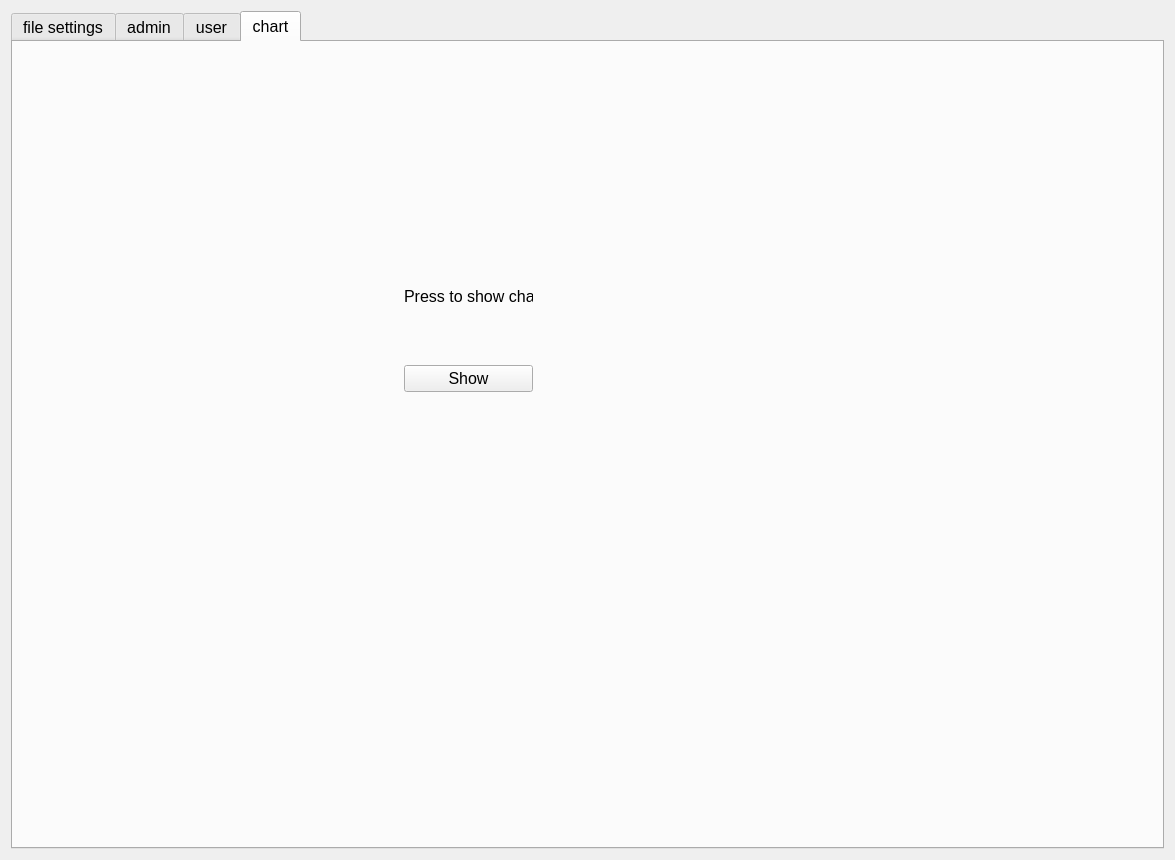
<?xml version="1.0" encoding="UTF-8"?>
<ui version="4.0">
 <class>GuiClass</class>
 <widget class="QWidget" name="GuiClass">
  <property name="geometry">
   <rect>
    <x>0</x>
    <y>0</y>
    <width>1175</width>
    <height>860</height>
   </rect>
  </property>
  <property name="windowTitle">
   <string>Gui</string>
  </property>
  <layout class="QHBoxLayout" name="horizontalLayout">
   <item>
    <widget class="QTabWidget" name="tabWidget">
     <property name="font">
      <font>
       <pointsize>12</pointsize>
      </font>
     </property>
     <property name="whatsThis">
      <string>&lt;html&gt;&lt;head/&gt;&lt;body&gt;&lt;p&gt;main&lt;/p&gt;&lt;/body&gt;&lt;/html&gt;</string>
     </property>
     <property name="currentIndex">
      <number>3</number>
     </property>
     <widget class="QWidget" name="filesettings">
      <attribute name="title">
       <string>file settings</string>
      </attribute>
      <widget class="QWidget" name="layoutWidget">
       <property name="geometry">
        <rect>
         <x>380</x>
         <y>240</y>
         <width>281</width>
         <height>221</height>
        </rect>
       </property>
       <layout class="QVBoxLayout" name="verticalLayout_6">
        <item>
         <widget class="QLabel" name="label_10">
          <property name="text">
           <string>  Input basket saving type.</string>
          </property>
         </widget>
        </item>
        <item>
         <layout class="QVBoxLayout" name="verticalLayout_4">
          <item>
           <widget class="QRadioButton" name="csvButton">
            <property name="text">
             <string>CSV</string>
            </property>
           </widget>
          </item>
          <item>
           <widget class="QRadioButton" name="htmlButton">
            <property name="text">
             <string>HTML</string>
            </property>
           </widget>
          </item>
         </layout>
        </item>
       </layout>
      </widget>
      <widget class="QWidget" name="layoutWidget">
       <property name="geometry">
        <rect>
         <x>270</x>
         <y>530</y>
         <width>511</width>
         <height>91</height>
        </rect>
       </property>
       <layout class="QGridLayout" name="gridLayout_2">
        <item row="0" column="0">
         <widget class="QPushButton" name="mainAdminButton">
          <property name="text">
           <string>ADMIN</string>
          </property>
         </widget>
        </item>
        <item row="0" column="1">
         <widget class="QPushButton" name="mainUserButton">
          <property name="text">
           <string>USER</string>
          </property>
         </widget>
        </item>
       </layout>
      </widget>
     </widget>
     <widget class="QWidget" name="admin">
      <attribute name="title">
       <string>admin</string>
      </attribute>
      <widget class="QPushButton" name="filterButton">
       <property name="geometry">
        <rect>
         <x>900</x>
         <y>700</y>
         <width>111</width>
         <height>41</height>
        </rect>
       </property>
       <property name="text">
        <string>Filter</string>
       </property>
      </widget>
      <widget class="QWidget" name="layoutWidget">
       <property name="geometry">
        <rect>
         <x>620</x>
         <y>30</y>
         <width>491</width>
         <height>641</height>
        </rect>
       </property>
       <layout class="QVBoxLayout" name="verticalLayout">
        <property name="leftMargin">
         <number>1</number>
        </property>
        <property name="topMargin">
         <number>1</number>
        </property>
        <item>
         <widget class="QLabel" name="label_2">
          <property name="text">
           <string>Filter criteria:</string>
          </property>
         </widget>
        </item>
        <item>
         <widget class="QLineEdit" name="filterCriteriaLineEdit"/>
        </item>
        <item>
         <widget class="QLabel" name="label_3">
          <property name="text">
           <string>Filtered coats:</string>
          </property>
         </widget>
        </item>
        <item>
         <widget class="QListWidget" name="coatFilteredListWidget">
          <property name="enabled">
           <bool>false</bool>
          </property>
         </widget>
        </item>
       </layout>
      </widget>
      <widget class="QWidget" name="layoutWidget">
       <property name="geometry">
        <rect>
         <x>10</x>
         <y>20</y>
         <width>581</width>
         <height>761</height>
        </rect>
       </property>
       <layout class="QVBoxLayout" name="verticalLayout_2">
        <property name="leftMargin">
         <number>1</number>
        </property>
        <property name="topMargin">
         <number>1</number>
        </property>
        <item>
         <widget class="QLabel" name="label">
          <property name="font">
           <font>
            <pointsize>12</pointsize>
           </font>
          </property>
          <property name="text">
           <string>Coats:</string>
          </property>
         </widget>
        </item>
        <item>
         <widget class="QListWidget" name="coatListWidget">
          <property name="enabled">
           <bool>true</bool>
          </property>
         </widget>
        </item>
        <item>
         <layout class="QFormLayout" name="formLayout">
          <item row="0" column="0">
           <widget class="QLabel" name="label_4">
            <property name="text">
             <string>Size:</string>
            </property>
           </widget>
          </item>
          <item row="0" column="1">
           <widget class="QLineEdit" name="sizeLineEdit"/>
          </item>
          <item row="1" column="0">
           <widget class="QLabel" name="label_5">
            <property name="text">
             <string>Colour:</string>
            </property>
           </widget>
          </item>
          <item row="1" column="1">
           <widget class="QLineEdit" name="colourLineEdit"/>
          </item>
          <item row="2" column="0">
           <widget class="QLabel" name="label_6">
            <property name="text">
             <string>Price:</string>
            </property>
           </widget>
          </item>
          <item row="2" column="1">
           <widget class="QLineEdit" name="priceLineEdit"/>
          </item>
          <item row="3" column="0">
           <widget class="QLabel" name="label_7">
            <property name="text">
             <string>Quantity:</string>
            </property>
           </widget>
          </item>
          <item row="3" column="1">
           <widget class="QLineEdit" name="quantityLineEdit"/>
          </item>
          <item row="4" column="0">
           <widget class="QLabel" name="label_8">
            <property name="text">
             <string>Link:</string>
            </property>
           </widget>
          </item>
          <item row="4" column="1">
           <widget class="QLineEdit" name="linkLineEdit"/>
          </item>
         </layout>
        </item>
        <item>
         <layout class="QGridLayout" name="gridLayout">
          <item row="0" column="0">
           <widget class="QPushButton" name="addButton">
            <property name="text">
             <string>Add</string>
            </property>
           </widget>
          </item>
          <item row="0" column="1">
           <widget class="QPushButton" name="deleteButton">
            <property name="text">
             <string>Delete</string>
            </property>
           </widget>
          </item>
          <item row="0" column="2">
           <widget class="QPushButton" name="updateButton">
            <property name="text">
             <string>Update</string>
            </property>
           </widget>
          </item>
         </layout>
        </item>
       </layout>
      </widget>
      <widget class="QPushButton" name="toUser">
       <property name="geometry">
        <rect>
         <x>670</x>
         <y>730</y>
         <width>121</width>
         <height>51</height>
        </rect>
       </property>
       <property name="text">
        <string>Go To User</string>
       </property>
      </widget>
     </widget>
     <widget class="QWidget" name="user">
      <attribute name="title">
       <string>user</string>
      </attribute>
      <widget class="QPushButton" name="showBasketButton">
       <property name="geometry">
        <rect>
         <x>800</x>
         <y>620</y>
         <width>111</width>
         <height>51</height>
        </rect>
       </property>
       <property name="text">
        <string>Show Basket</string>
       </property>
      </widget>
      <widget class="QWidget" name="layoutWidget">
       <property name="geometry">
        <rect>
         <x>700</x>
         <y>540</y>
         <width>291</width>
         <height>73</height>
        </rect>
       </property>
       <layout class="QFormLayout" name="formLayout_3">
        <item row="0" column="0">
         <widget class="QLabel" name="label_24">
          <property name="text">
           <string>Total:</string>
          </property>
         </widget>
        </item>
        <item row="0" column="1">
         <widget class="QTextBrowser" name="sumTextBrowser">
          <property name="styleSheet">
           <string notr="true">background-color: qlineargradient(spread:pad, x1:0, y1:0, x2:0, y2:1, stop:0 rgba(255, 255, 255, 255), stop:0.495 rgba(255, 255, 255, 255), stop:0.505 rgba(255, 0, 0, 255), stop:1 rgba(255, 0, 0, 255));</string>
          </property>
         </widget>
        </item>
       </layout>
      </widget>
      <widget class="QWidget" name="layoutWidget">
       <property name="geometry">
        <rect>
         <x>630</x>
         <y>20</y>
         <width>461</width>
         <height>511</height>
        </rect>
       </property>
       <layout class="QVBoxLayout" name="verticalLayout_3">
        <property name="leftMargin">
         <number>1</number>
        </property>
        <property name="topMargin">
         <number>1</number>
        </property>
        <item>
         <widget class="QLabel" name="label_23">
          <property name="text">
           <string>Basket</string>
          </property>
         </widget>
        </item>
        <item>
         <widget class="QListWidget" name="basketListWidget">
          <property name="styleSheet">
           <string notr="true">background-color: qlineargradient(spread:pad, x1:0, y1:0, x2:1, y2:0, stop:0 rgba(255, 0, 0, 102), stop:0.166 rgba(255, 255, 0, 80), stop:0.329545 rgba(0, 255, 0, 109), stop:0.5 rgba(0, 255, 255, 89), stop:0.664773 rgba(0, 0, 255, 140), stop:0.833 rgba(255, 0, 255, 148), stop:1 rgba(255, 0, 0, 128));</string>
          </property>
         </widget>
        </item>
       </layout>
      </widget>
      <widget class="QPushButton" name="transferButton">
       <property name="geometry">
        <rect>
         <x>490</x>
         <y>230</y>
         <width>111</width>
         <height>51</height>
        </rect>
       </property>
       <property name="text">
        <string>&gt;</string>
       </property>
      </widget>
      <widget class="QWidget" name="layoutWidget">
       <property name="geometry">
        <rect>
         <x>30</x>
         <y>20</y>
         <width>421</width>
         <height>521</height>
        </rect>
       </property>
       <layout class="QVBoxLayout" name="verticalLayout_5">
        <item>
         <widget class="QLabel" name="label_9">
          <property name="text">
           <string>Coats:</string>
          </property>
         </widget>
        </item>
        <item>
         <widget class="QListWidget" name="userCoatsListWidget"/>
        </item>
       </layout>
      </widget>
      <widget class="QWidget" name="layoutWidget">
       <property name="geometry">
        <rect>
         <x>30</x>
         <y>740</y>
         <width>481</width>
         <height>51</height>
        </rect>
       </property>
       <layout class="QHBoxLayout" name="horizontalLayout_2">
        <item>
         <widget class="QLabel" name="label_11">
          <property name="text">
           <string>Password:</string>
          </property>
         </widget>
        </item>
        <item>
         <widget class="QLineEdit" name="goToAdminLineEdit">
          <property name="styleSheet">
           <string notr="true">background-color: qradialgradient(spread:pad, cx:0.5, cy:0.5, radius:0.5, fx:0.5, fy:0.5, stop:0 rgba(0, 0, 0, 255), stop:0.19397 rgba(0, 0, 0, 255), stop:0.202312 rgba(122, 97, 0, 255), stop:0.495514 rgba(76, 58, 0, 255), stop:0.504819 rgba(255, 255, 255, 255), stop:0.79 rgba(255, 255, 255, 255), stop:1 rgba(255, 158, 158, 255));</string>
          </property>
         </widget>
        </item>
        <item>
         <widget class="QPushButton" name="goToAdmin">
          <property name="text">
           <string>Go To Admin</string>
          </property>
         </widget>
        </item>
       </layout>
      </widget>
     </widget>
     <widget class="QWidget" name="chart">
      <attribute name="title">
       <string>chart</string>
      </attribute>
      <widget class="QWidget" name="">
       <property name="geometry">
        <rect>
         <x>380</x>
         <y>180</y>
         <width>151</width>
         <height>181</height>
        </rect>
       </property>
       <layout class="QVBoxLayout" name="verticalLayout_7">
        <item>
         <widget class="QLabel" name="label_12">
          <property name="text">
           <string>Press to show charts</string>
          </property>
         </widget>
        </item>
        <item>
         <widget class="QPushButton" name="pushButton">
          <property name="text">
           <string>Show</string>
          </property>
         </widget>
        </item>
       </layout>
      </widget>
     </widget>
    </widget>
   </item>
  </layout>
 </widget>
 <layoutdefault spacing="6" margin="11"/>
 <resources>
  <include location="Gui.qrc"/>
 </resources>
 <connections/>
</ui>
